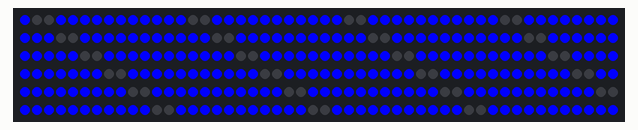
Recording of a sketch running on a simulated Arduino Uno, built with avr-gcc and run on an emulated ATmega328P. On the bench: 300 RGB LEDs in strip order, left to right, continuing on the next row.

Above: at 0.9 s.

The sketch:

mode-1.ino
```cpp
#include <Adafruit_NeoPixel.h>

#define PIN      6
#define N_LEDS 300

Adafruit_NeoPixel strip = Adafruit_NeoPixel(N_LEDS, PIN, NEO_GRB + NEO_KHZ800);

void setup() {
  strip.begin();
}

void loop() {
  chase(strip.Color(255, 0, 0)); // Red
  chase(strip.Color(0, 255, 0)); // Green
  chase(strip.Color(0, 0, 255)); // Blue
}

static void chase(uint32_t c) {
  for(uint16_t offset = 0; offset < 12; offset++){
    for(uint16_t j=0; j<strip.numPixels(); j++){
      if((j+offset)%13 == 0 || (j+1+offset) % 13 == 0)
        strip.setPixelColor(j, 0); // Erase pixel a few steps back
      else
        strip.setPixelColor(j, c); // Erase pixel a few steps back
    }
        strip.show();
  }
}
```
